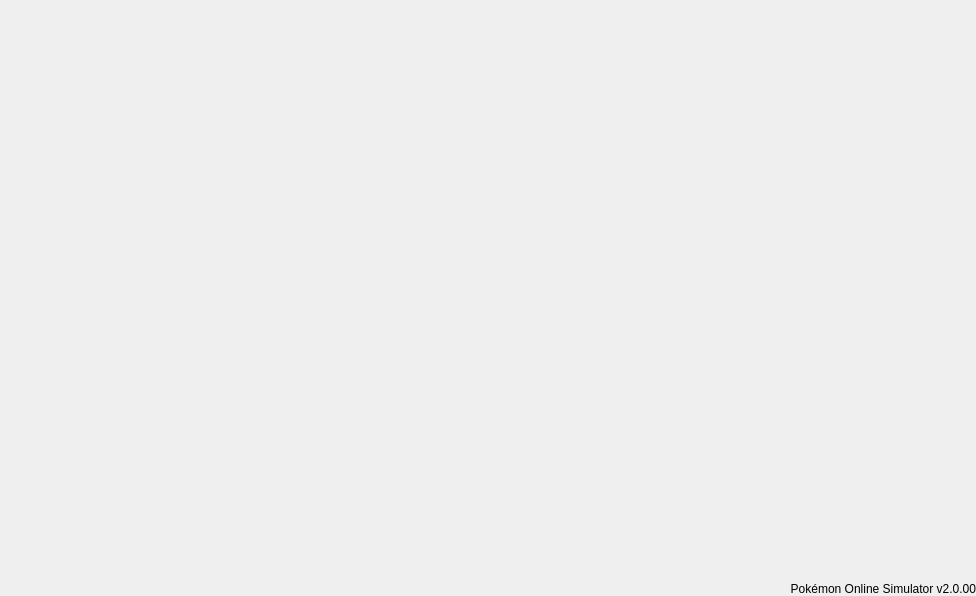
<?xml version="1.0" encoding="UTF-8"?>
<ui version="4.0">
 <class>MainWidget</class>
 <widget class="QFrame" name="MainWidget">
  <property name="geometry">
   <rect>
    <x>0</x>
    <y>0</y>
    <width>976</width>
    <height>596</height>
   </rect>
  </property>
  <property name="windowTitle">
   <string>Form</string>
  </property>
  <layout class="QVBoxLayout" name="verticalLayout">
   <property name="spacing">
    <number>2</number>
   </property>
   <property name="margin">
    <number>0</number>
   </property>
   <item>
    <widget class="QWidget" name="topWidget" native="true">
     <layout class="QHBoxLayout" name="horizontalLayout">
      <property name="margin">
       <number>0</number>
      </property>
      <item>
       <widget class="QLabel" name="topLabel">
        <property name="text">
         <string/>
        </property>
       </widget>
      </item>
     </layout>
    </widget>
   </item>
   <item>
    <widget class="QStackedWidget" name="stackedWidget">
     <property name="currentIndex">
      <number>-1</number>
     </property>
    </widget>
   </item>
   <item>
    <widget class="QLabel" name="versionLabel">
     <property name="text">
      <string>Pokémon Online Simulator v2.0.00</string>
     </property>
     <property name="alignment">
      <set>Qt::AlignRight|Qt::AlignTrailing|Qt::AlignVCenter</set>
     </property>
    </widget>
   </item>
  </layout>
 </widget>
 <resources/>
 <connections/>
</ui>
